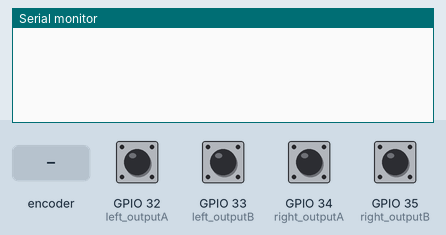
This sketch was run on a simulated ESP32. Shown: the last lines printed to the serial monitor. The inputs (shaded band) are chosen by the test bench; at power-on: GPIO 32 (left_outputA), GPIO 34 (right_outputA) HIGH, GPIO 33 (left_outputB), GPIO 35 (right_outputB) LOW. The ROS host is connected and sends only what is stated.

Above: at 1.2 s.
1.3 s: rotary encoder on GPIO 32 (left_outputA) / GPIO 33 (left_outputB) turned 1 step (first pin leading)
At 2.1 s:
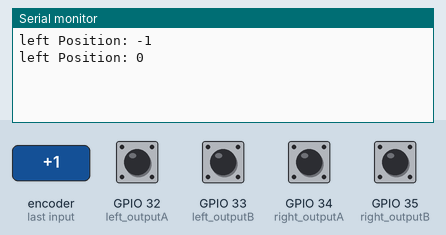
3.0 s: GPIO 34 (right_outputA) pulled LOW for 0.15 s
At 4.3 s:
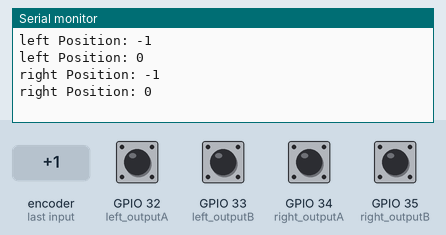
4.6 s: rotary encoder on GPIO 32 (left_outputA) / GPIO 33 (left_outputB) turned 1 step (first pin leading)
At 5.9 s:
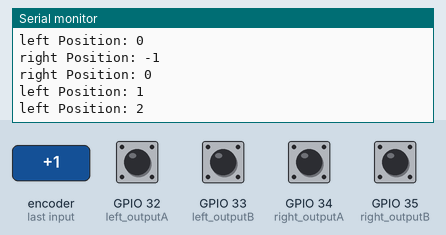
Timing chart, 0 to 7.6 s (numbered marks = the images above; inputs shaded):
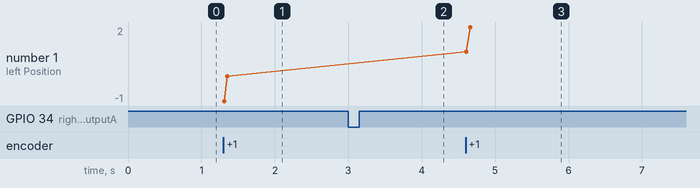

Measured:
- after the input at 1.3 s, the serial monitor: prints a new line at once (image 1)
- after the input at 3.0 s, the serial monitor: prints a new line at once (image 2)
- after the input at 4.6 s, the serial monitor: prints a new line at once (image 3)
- plotted number 1: 0 → 2 after the input at 4.6 s

The sketch:

emcoder_rosserial_test.ino
```cpp
/*
 * ********************************************************************************
 * SYSTEM            | encoder rosserial test
 * 左右のencoder値の符号が逆 : 何かを勘違いしている？→辻褄合わせるだけなら符号を統一すれば良い
 * Input Output 1024bytesが良い
 * ********************************************************************************
*/
#include <ros.h>
#include <std_msgs/Float32.h>
#include "Arduino.h"

#define left_outputA   32
#define left_outputB   33
#define right_outputA  34
#define right_outputB  35

/***********************************************************************
 * Global variables
 **********************************************************************/
// left encoder
int left_counter = 0;
int left_counter_A;
int left_preoutput_A;

// right encoder
int right_counter = 0;
int right_counter_A;
int right_preoutput_A;

/***********************************************************************
 * ROS Parameter
 **********************************************************************/
ros::NodeHandle nh;

std_msgs::Float32 a;
std_msgs::Float32 b;
//Publish steps of left and right stepper motors
ros::Publisher pub1("lwheel", &a);
ros::Publisher pub2("rwheel", &b);

/**
 *****************************************************************************************************
 * setup
 *****************************************************************************************************
 */
void setup() {
    pinMode (left_outputA,INPUT);
    pinMode (left_outputB,INPUT);
    pinMode (right_outputA,INPUT);
    pinMode (right_outputB,INPUT);

    Serial.begin (9600);
    // Reads the initial state of the left_outputA
    left_preoutput_A  = digitalRead(left_outputA);
    right_preoutput_A = digitalRead(right_outputA);

    // ROS Setup
    nh.initNode();
    nh.advertise(pub1);
    nh.advertise(pub2);
}

/**
 *****************************************************************************************************
 * main loop
 *****************************************************************************************************
 */
void loop() {
    update_left();
    update_right();

    // ROS Publish
    // 左右のencoder値の符号が異なるので、前進を+, 後進を-で統一した
    a.data = -left_counter;
    b.data = right_counter;

    pub1.publish(&a);
    pub2.publish(&b);

    nh.spinOnce();
  //  delayMicroseconds(10);
    delay(10);
}

void update_left()
{
    left_counter_A = digitalRead(left_outputA); // Reads the "current" state of the back_left_outputA
    // If the previous and the current state of the back_left_outputA are different, that means a Pulse has occured
    if (left_counter_A != left_preoutput_A){
        // If the back_left_outputB state is different to the back_left_outputA state, that means the encoder is rotating clockwise
        if (digitalRead(left_outputB) != left_counter_A) {
        left_counter ++;
        } else {
        left_counter --;
        }
        Serial.print("left Position: ");
        Serial.println(left_counter);
    }
    left_preoutput_A = left_counter_A; // Updates the previous state of the back_left_outputA with the current state
}

void update_right()
{
    right_counter_A = digitalRead(right_outputA); // Reads the "current" state of the back_left_outputA
    // If the previous and the current state of the back_left_outputA are different, that means a Pulse has occured
    if (right_counter_A != right_preoutput_A){
        // If the back_left_outputB state is different to the back_left_outputA state, that means the encoder is rotating clockwise
        if (digitalRead(right_outputB) != right_counter_A) {
        right_counter ++;
        } else {
        right_counter --;
        }
        Serial.print("right Position: ");
        Serial.println(right_counter);
    }
    right_preoutput_A = right_counter_A; // Updates the previous state of the back_left_outputA with the current state
}
```
